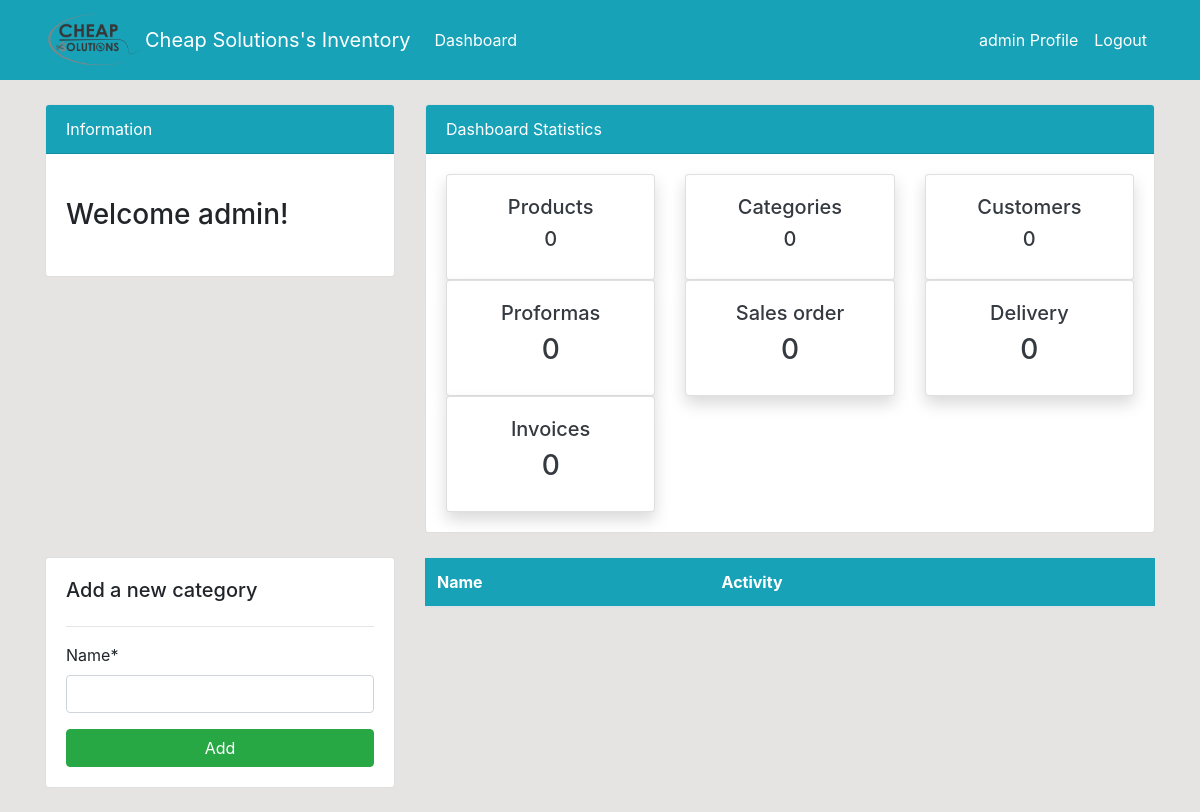
The page /products-category/ (signed in) on the database as committed earlier.
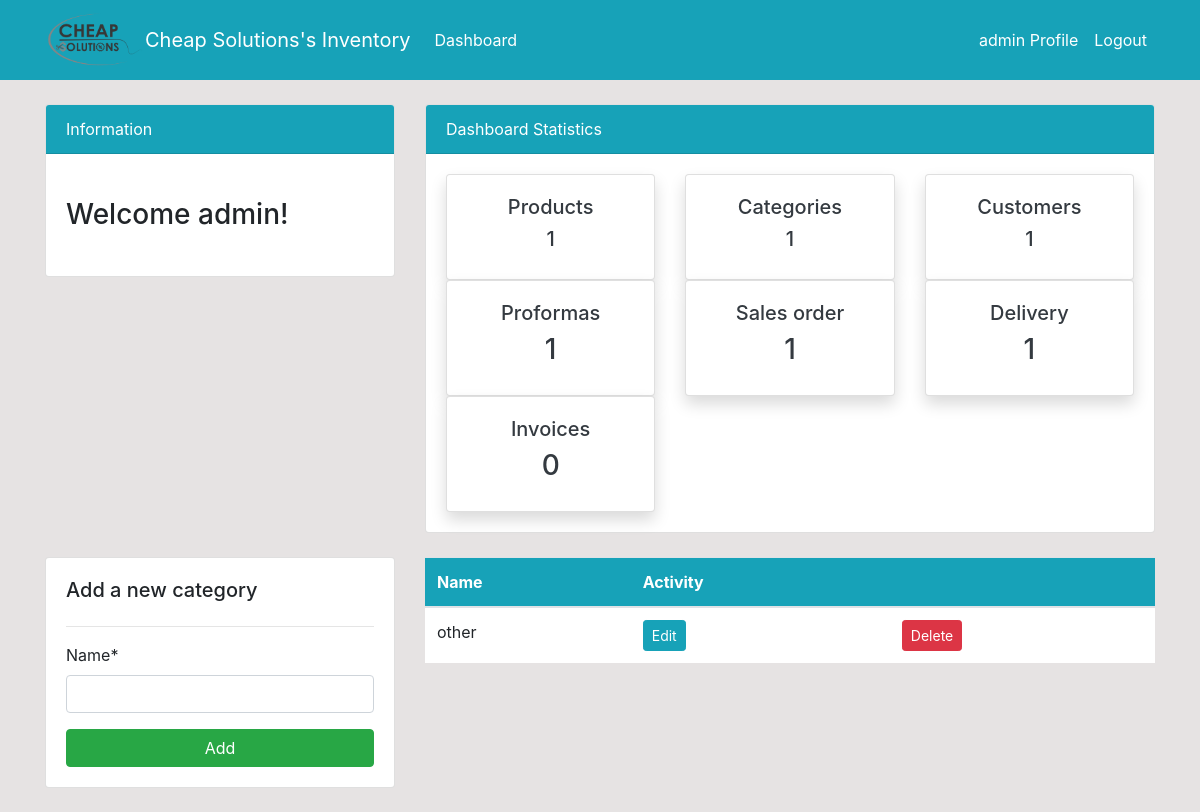
The same page on the database as committed later.
### dashboard/models.py (models this page shows, shortened)
class Category(models.Model):
    name = models.CharField(max_length=500, help_text='')

### dashboard/views.py (the view)
# urls.py: path('products-category/', views.products_category, name='dashboard-products-category'),
@login_required(login_url='user-login')
def products_category(request):
    proforma = Proforma.objects.all().order_by('-id',)
    proforma_count = proforma.count()
    invoice = Invoice.objects.all().order_by('-id',)
    invoice_count = invoice.count()
    category = Category.objects.all().order_by('name',)
    category_count = category.count()
    product = Product.objects.all().order_by('-id',)
    product_count = product.count()
    customer = Customer.objects.all()
    customer_count = customer.count()
    order = Order.objects.all().order_by('-id',)
    order_count = order.count()
    """"""
    if request.method == 'POST':
        form = CategoryForm(request.POST)
        if form.is_valid():
            form.save()
            product_category_name = form.cleaned_data.get('name')
            messages.success(request,
                             f'{product_category_name} has been added')
            return redirect('dashboard-products-category')
    else:
        form = CategoryForm()
    context = {
        'proforma':proforma,
        'proforma_count':proforma_count,
        'invoice': invoice,
        'invoice_count': invoice_count,
        'category': category,
        'category_count': category_count,
        'product': product,
        'form': form,
        'customer_count': customer_count,
        'product_count': product_count,
        'order_count': order_count,
    }
    return render(request, 'dashboard/category.html', context)

### dashboard/forms.py
class CategoryForm(forms.ModelForm):
    class Meta:
        model = Category
        fields = '__all__'

### templates/dashboard/category.html (shortened to what this page needs)
{% extends 'partials/base.html' %}
{% load crispy_forms_tags %}
{% block content %}
{% include 'partials/topside.html' %}
<div class="row my-4">
    <div class="col-md-4">
        <div class="card card-body">
            <h5>Add a new category</h5>
            <hr>
            <form method="POST">
                {{ form|crispy }}
                <input class="btn btn-success btn-block" type="submit" value="Add">
            </form>
        </div>
    </div>
    <div class="col-md-8">
        <table class="table bg-white">
            <thead class="bg-info text-white">
                <tr>
                    <th scope="col">Name</th>
                    <th scope="col">Activity</th>
                    <th scope="col"></th>
                </tr>
            </thead>
            <tbody>
                {% for category in category %}
                <tr>
                    <td>{{ category.name }}</td>
                    <td>
                        <a class="btn btn-info btn-sm mr-2"
                            href="{% url 'dashboard-products-category-edit' category.id %}">Edit</a>
                    </td>
                    <td>
                      <a class="btn btn-danger btn-sm ml-2"
                            href="{% url 'dashboard-products-category-delete' category.id %}">Delete</a>
                    </td>
                </tr>
                {% endfor %}
            </tbody>
        </table>
    </div>
</div>
{% endblock %}

### templates/partials/topside.html (shortened to what the changed rows need)
<div class="row">
    <div class="col-md-8 mt-4">
        <div class="card">
            <div class="card-body">
                <div class="row">
                    <div class="col-md-4">
                        <a class="text-decoration-none text-dark" href="{% url 'dashboard-products' %}">
                            <div class="card my-card shadow">
                                <div class="card-body text-center">
                                    <h5>Products </h5>
                                    <h5>{{ product_count }}</h5>
                                </div>
                            </div>
                        </a>
                    </div>
                    <div class="col-md-4">
                        <a class="text-decoration-none text-dark" href="{% url 'dashboard-products-category' %}">
                            <div class="card my-card shadow">
                                <div class="card-body text-center">
                                    <h5>Categories </h5>
                                    <h5>{{ category_count }}</h5>
                                </div>
                            </div>
                        </a>
                    </div>
                     <div class="col-md-4">
                        <a class="text-decoration-none text-dark" href="{% url 'dashboard-customers' %}">
                            <div class="card my-card shadow">
                                <div class="card-body text-center">
                                    <h5>Customers</h5>
                                    <h5>{{customer_count}}</h5>
                                </div>
                            </div>
                        </a>
                    </div>
                    <div class="col-md-4">
                        <a class="text-decoration-none text-dark" href="{% url 'dashboard-proformas' %}">
                            <div class="card my-card shadow">
                                <div class="card-body text-center">
                                    <h5>Proformas </h5>
                                    <h3>{{ proforma_count }}</h3>
                                </div>
                            </div>
                        </a>
                    </div>
                    <div class="col-md-4">
                        <a class="text-decoration-none text-dark" href="{% url 'dashboard-proformas' %}">
                            <div class="card my-card shadow">
                                <div class="card-body text-center">
                                    <h5>Sales order</h5>
                                    <h3>{{ proforma_count }}</h3>
                                </div>
                            </div>
                        </a>
                    </div>
                    <div class="col-md-4">
                        <a class="text-decoration-none text-dark" href="{% url 'dashboard-proformas' %}">
                            <div class="card my-card shadow">
                                <div class="card-body text-center">
                                    <h5>Delivery</h5>
                                    <h3>{{ proforma_count }}</h3>
                                </div>
                            </div>
                        </a>
                    </div>
                </div>
            </div>
        </div>
    </div>
</div>

Rows that differ between the two databases and show on the page:
added Category: name "other"
Other text that changed with them:
{{ product_count }}: "0" → "1"
{{ category_count }}: "0" → "1"
{{ customer_count }}: "0" → "1"
{{ proforma_count }}: "0" → "1"
